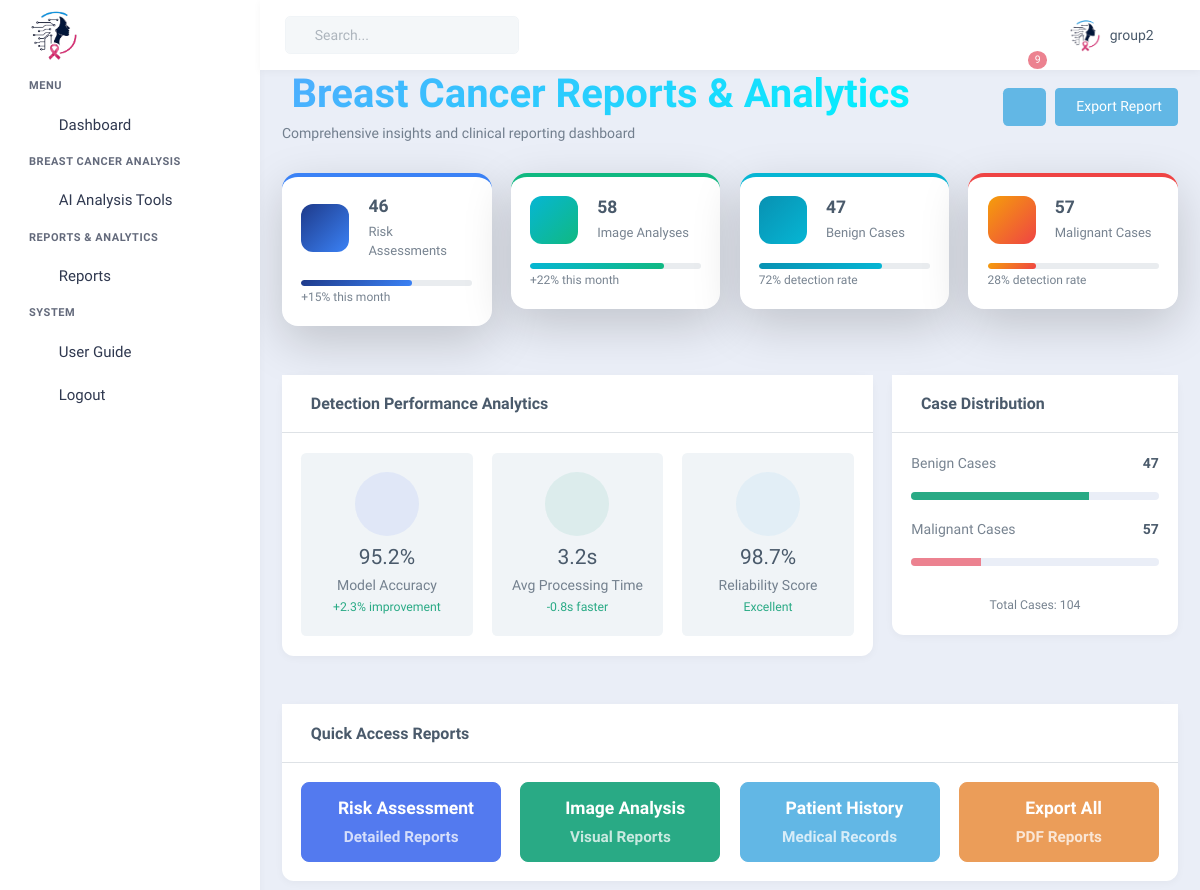
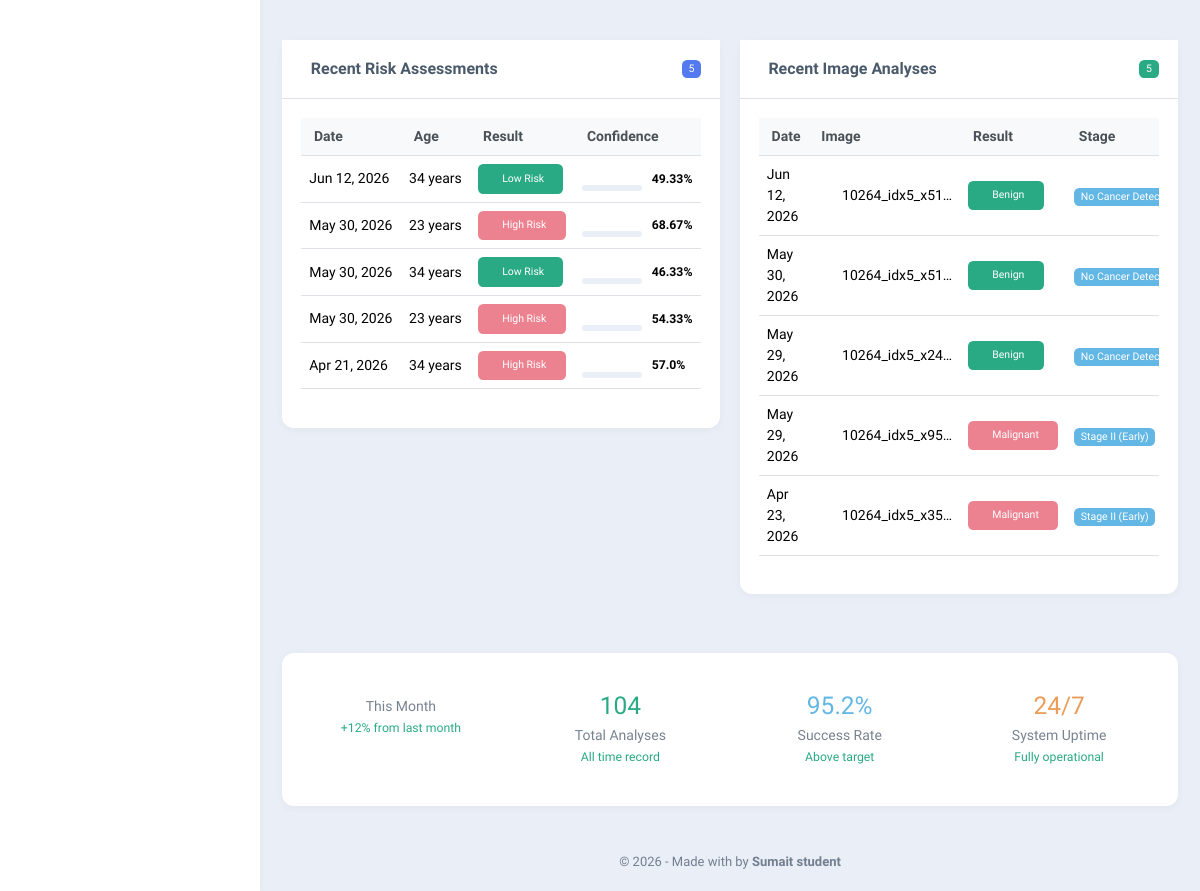
Page /reports/ (signed in) on the earlier database version (2 pictures, top to bottom).
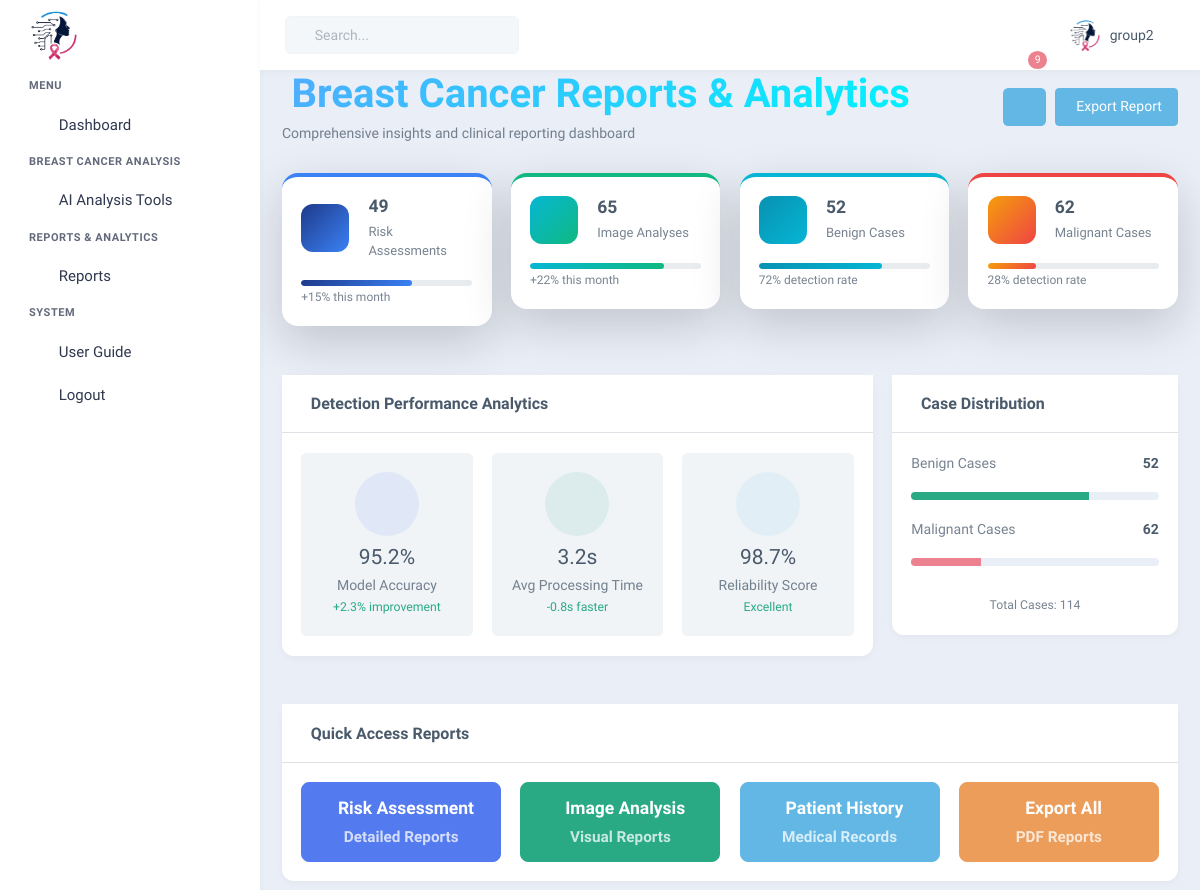
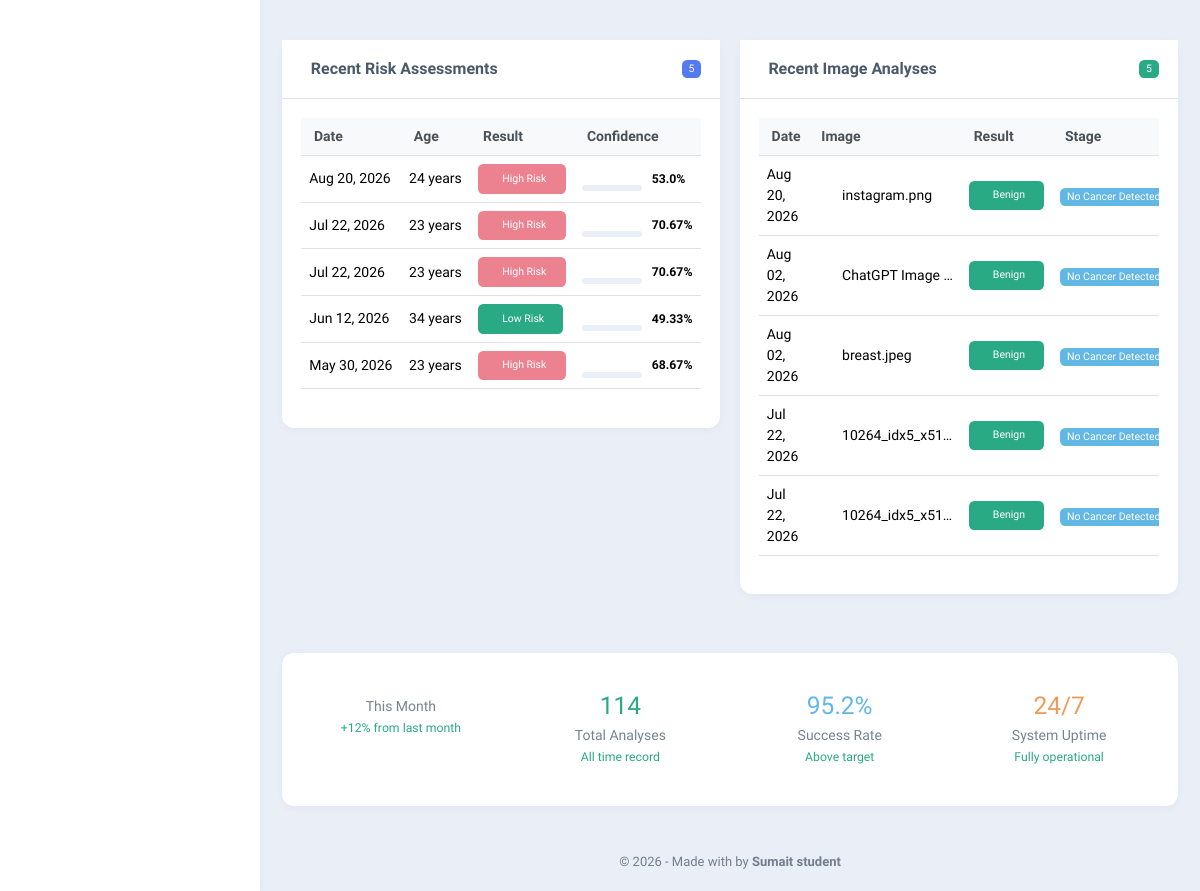
Same page on the later database version (2 pictures, top to bottom).
### breast_cancerapp/models.py (models this page shows)
class RiskAssessment(models.Model):
    created_at = models.DateTimeField(default=timezone.now)
    age = models.IntegerField()
    age_first_menstrual = models.IntegerField()
    age_first_childbirth = models.IntegerField(null=True, blank=True)
    history_breast_cancer_or_radiation = models.CharField(max_length=10)
    brca_mutation_or_genetic_syndrome = models.CharField(max_length=10)
    biopsy_benign = models.CharField(max_length=10)
    biopsy_benign_count = models.IntegerField(default=0)
    biopsy_atypical_hyperplasia = models.CharField(max_length=10)
    relatives_breast_cancer = models.CharField(max_length=10)
    sub_ethnicity_or_birthplace = models.CharField(max_length=100, blank=True)
    prediction = models.IntegerField()  # 0 or 1
    probability = models.FloatField()
    confidence_percent = models.FloatField()
    class Meta:
        ordering = ['-created_at']

class ImageAnalysis(models.Model):
    created_at = models.DateTimeField(default=timezone.now)
    image_name = models.CharField(max_length=255)
    image_size = models.IntegerField(null=True, blank=True)
    prediction = models.IntegerField()  # 0 = Benign, 1 = Malignant
    prediction_label = models.CharField(max_length=20)
    confidence = models.FloatField()
    confidence_percent = models.FloatField()
    stage = models.CharField(max_length=50)
    benign_probability = models.FloatField()
    malignant_probability = models.FloatField()
    class Meta:
        ordering = ['-created_at']

### breast_cancerapp/views.py (the view)
# urls.py: path("reports/", views.reports_dashboard, name="reports_dashboard"),
@login_required
def reports_dashboard(request):
    try:
        total_risk_assessments = RiskAssessment.objects.count()
        total_image_analyses = ImageAnalysis.objects.count()
        risk_benign = RiskAssessment.objects.filter(prediction=0).count()
        risk_malignant = RiskAssessment.objects.filter(prediction=1).count()
        image_benign = ImageAnalysis.objects.filter(prediction=0).count()
        image_malignant = ImageAnalysis.objects.filter(prediction=1).count()
        recent_risk = RiskAssessment.objects.all()[:5]
        recent_images = ImageAnalysis.objects.all()[:5]
    except Exception as e:
        total_risk_assessments = 0
        total_image_analyses = 0
        risk_benign = 0
        risk_malignant = 0
        image_benign = 0
        image_malignant = 0
        recent_risk = []
        recent_images = []
    context = {
        'total_risk_assessments': total_risk_assessments,
        'total_image_analyses': total_image_analyses,
        'risk_benign': risk_benign,
        'risk_malignant': risk_malignant,
        'image_benign': image_benign,
        'image_malignant': image_malignant,
        'recent_risk': recent_risk,
        'recent_images': recent_images,
    }
    return render(request, "reports_dashboard.html", context)

### breast_cancerapp/templates/reports_dashboard.html (shortened to what the changed rows need)
{% extends 'base.html' %}
{% load static %}
{% block content %}
<div class="content-page">
    <div class="content">
        <div class="container-xxl">
            <div class="row mb-4">
                <div class="col-12">
                    <div class="d-flex align-items-center justify-content-between">
                        <div>
                            <h1 class="page-title mb-1">
                                Breast Cancer Reports & Analytics
                            </h1>
                        </div>
                    </div>
                </div>
            </div>
            <div class="row g-3 mb-4">
                <div class="col-xl-3 col-md-6">
                    <div class="card shadow-lg" style="background: white; border-radius: 16px; border-top: 4px solid #3B82F6;">
                        <div class="card-body">
                            <div class="d-flex align-items-center">
                                <div class="flex-grow-1 ms-3">
                                    <h5 class="mb-1 text-dark fw-semibold">{{ total_risk_assessments }}</h5>
                                    <p class="mb-0 text-muted" style="font-size: 13px;">Risk Assessments</p>
                                </div>
                            </div>
                        </div>
                    </div>
                </div>
                <div class="col-xl-3 col-md-6">
                    <div class="card shadow-lg" style="background: white; border-radius: 16px; border-top: 4px solid #10B981;">
                        <div class="card-body">
                            <div class="d-flex align-items-center">
                                <div class="flex-grow-1 ms-3">
                                    <h5 class="mb-1 text-dark fw-semibold">{{ total_image_analyses }}</h5>
                                    <p class="mb-0 text-muted" style="font-size: 13px;">Image Analyses</p>
                                </div>
                            </div>
                        </div>
                    </div>
                </div>
                <div class="col-xl-3 col-md-6">
                    <div class="card shadow-lg" style="background: white; border-radius: 16px; border-top: 4px solid #06B6D4;">
                        <div class="card-body">
                            <div class="d-flex align-items-center">
                                <div class="flex-grow-1 ms-3">
                                    <h5 class="mb-1 text-dark fw-semibold">{{ risk_benign|add:image_benign }}</h5>
                                    <p class="mb-0 text-muted" style="font-size: 13px;">Benign Cases</p>
                                </div>
                            </div>
                        </div>
                    </div>
                </div>
                <div class="col-xl-3 col-md-6">
                    <div class="card shadow-lg" style="background: white; border-radius: 16px; border-top: 4px solid #EF4444;">
                        <div class="card-body">
                            <div class="d-flex align-items-center">
                                <div class="flex-grow-1 ms-3">
                                    <h5 class="mb-1 text-dark fw-semibold">{{ risk_malignant|add:image_malignant }}</h5>
                                    <p class="mb-0 text-muted" style="font-size: 13px;">Malignant Cases</p>
                                </div>
                            </div>
                        </div>
                    </div>
                </div>
            </div>
            <div class="row g-3 mb-4">
                <div class="col-xl-4">
                    <div class="card border-0 shadow-sm">
                        <div class="card-body">
                            <div class="mb-3">
                                <div class="d-flex justify-content-between align-items-center mb-2">
                                    <span class="text-muted">Benign Cases</span>
                                    <span class="fw-semibold">{{ risk_benign|add:image_benign }}</span>
                                </div>
                            </div>
                            <div class="mb-3">
                                <div class="d-flex justify-content-between align-items-center mb-2">
                                    <span class="text-muted">Malignant Cases</span>
                                    <span class="fw-semibold">{{ risk_malignant|add:image_malignant }}</span>
                                </div>
                            </div>
                            <div class="text-center mt-4">
                                <small class="text-muted">
                                    Total Cases: {{ total_risk_assessments|add:total_image_analyses }}
                                </small>
                            </div>
                        </div>
                    </div>
                </div>
            </div>
            <div class="row g-3">
                <div class="col-lg-6">
                    <div class="card border-0 shadow-sm">
                        <div class="card-body">
                            <div class="table-responsive">
                                <table class="table table-hover">
                                    <thead>
                                        <tr>
                                            <th>Date</th>
                                            <th>Age</th>
                                            <th>Result</th>
                                            <th>Confidence</th>
                                        </tr>
                                    </thead>
                                    <tbody>
                                        {% for assessment in recent_risk %}
                                        <tr>
                                            <td>{{ assessment.created_at|date:"M d, Y" }}</td>
                                            <td>{{ assessment.age }} years</td>
                                            <td>
                                                <span class="badge {% if assessment.prediction == 0 %}bg-success{% else %}bg-danger{% endif %} px-3 py-2">
                                                    {% if assessment.prediction == 0 %}Low Risk{% else %}High Risk{% endif %}
                                                </span>
                                            </td>
                                            <td>
                                                <div class="d-flex align-items-center">
                                                    <div class="progress me-2 confidence-progress" data-confidence="{{ assessment.confidence_percent }}">
                                                    </div>
                                                    <small class="fw-semibold">{{ assessment.confidence_percent }}%</small>
                                                </div>
                                            </td>
                                        </tr>
                                        {% endfor %}
                                    </tbody>
                                </table>
                            </div>
                        </div>
                    </div>
                </div>
                <div class="col-lg-6">
                    <div class="card border-0 shadow-sm">
                        <div class="card-body">
                            <div class="table-responsive">
                                <table class="table table-hover">
                                    <thead>
                                        <tr>
                                            <th>Date</th>
                                            <th>Image</th>
                                            <th>Result</th>
                                            <th>Stage</th>
                                        </tr>
                                    </thead>
                                    <tbody>
                                        {% for analysis in recent_images %}
                                        <tr>
                                            <td>{{ analysis.created_at|date:"M d, Y" }}</td>
                                            <td>
                                                <div class="d-flex align-items-center">
                                                    <i data-feather="image" class="me-2 text-muted" style="height: 16px; width: 16px;"></i>
                                                    <span class="text-truncate" style="max-width: 120px;">{{ analysis.image_name|truncatechars:15 }}</span>
                                                </div>
                                            </td>
                                            <td>
                                                <span class="badge {% if analysis.prediction == 0 %}bg-success{% else %}bg-danger{% endif %} px-3 py-2">
                                                    {{ analysis.prediction_label }}
                                                </span>
                                            </td>
                                            <td>
                                                {% if analysis.stage %}
                                                    <span class="badge bg-info">{{ analysis.stage }}</span>
                                                {% else %}
                                                    <span class="text-muted">-</span>
                                                {% endif %}
                                            </td>
                                        </tr>
                                        {% endfor %}
                                    </tbody>
                                </table>
                            </div>
                        </div>
                    </div>
                </div>
            </div>
            <div class="row g-3 mt-3">
                <div class="col-12">
                    <div class="card border-0 shadow-sm">
                        <div class="card-body">
                            <div class="row text-center">
                                <div class="col-md-3">
                                    <div class="p-3">
                                        <h3 class="text-success mb-1">{{ total_risk_assessments|add:total_image_analyses }}</h3>
                                        <p class="text-muted mb-0">Total Analyses</p>
                                        <small class="text-success">All time record</small>
                                    </div>
                                </div>
                            </div>
                        </div>
                    </div>
                </div>
            </div>
        </div>
    </div>
</div>
{% endblock %}

Differences in the rows shown:
no longer on this page (row unchanged): RiskAssessment: created_at "May 30, 2026", age "34", prediction "Low Risk", confidence_percent "46.33"
no longer on this page (row unchanged): RiskAssessment: created_at "May 30, 2026", age "23", prediction "High Risk", confidence_percent "54.33"
no longer on this page (row unchanged): RiskAssessment: created_at "Apr 21, 2026", age "34", prediction "High Risk", confidence_percent "57.0"
no longer on this page (row unchanged): ImageAnalysis: created_at "Jun 12, 2026", image_name "10264_idx5_x51…", prediction_label "Benign", stage "No Cancer…"
no longer on this page (row unchanged): ImageAnalysis: created_at "May 30, 2026", image_name "10264_idx5_x51…", prediction_label "Benign", stage "No Cancer…"
no longer on this page (row unchanged): ImageAnalysis: created_at "May 29, 2026", image_name "10264_idx5_x24…", prediction_label "Benign", stage "No Cancer…"
no longer on this page (row unchanged): ImageAnalysis: created_at "May 29, 2026", image_name "10264_idx5_x95…", prediction_label "Malignant", stage "Stage II (Early)", prediction 1 (drawn)
no longer on this page (row unchanged): ImageAnalysis: created_at "Apr 23, 2026", image_name "10264_idx5_x35…", prediction_label "Malignant", stage "Stage II (Early)", prediction 1 (drawn)
added RiskAssessment: created_at "Aug 20, 2026", age "24", prediction "High Risk", confidence_percent "53.0"
added RiskAssessment: created_at "Jul 22, 2026", age "23", prediction "High Risk", confidence_percent "70.67"
added RiskAssessment: created_at "Jul 22, 2026", age "23", prediction "High Risk", confidence_percent "70.67"
added ImageAnalysis: created_at "Aug 20, 2026", image_name "instagram.png", prediction_label "Benign", stage "No Cancer…"
added ImageAnalysis: created_at "Aug 02, 2026", image_name "ChatGPT Image …", prediction_label "Benign", stage "No Cancer…"
added ImageAnalysis: created_at "Aug 02, 2026", image_name "breast.jpeg", prediction_label "Benign", stage "No Cancer…"
added ImageAnalysis: created_at "Jul 22, 2026", image_name "10264_idx5_x51…", prediction_label "Benign", stage "No Cancer…"
added ImageAnalysis: created_at "Jul 22, 2026", image_name "10264_idx5_x51…", prediction_label "Benign", stage "No Cancer…"
Other differences:
{{ total_risk_assessments }}: "46" → "49"
{{ total_image_analyses }}: "58" → "65"
{{ risk_benign|add:image_benign }}: "47" → "52"
{{ risk_malignant|add:image_malignant }}: "57" → "62"
{{ total_risk_assessments|add:total_image_analyses }}: "104" → "114"
